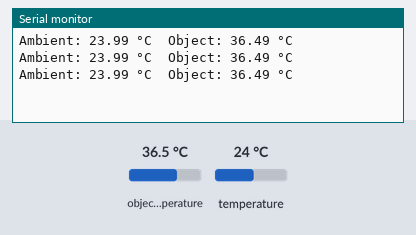
Simulated run of this sketch. Board: ESP32. Parts: the last lines printed to the serial monitor. Inputs (shaded band) come from the test bench; at power-on: object temperature 36.5 °C, temperature 24 °C.

Above: at 1.3 s.
1.4 s: object temperature set to 20 °C
At 1.9 s:
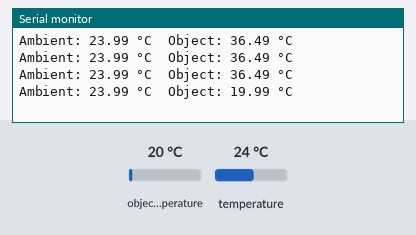
2.9 s: temperature set to 12 °C
At 3.4 s:
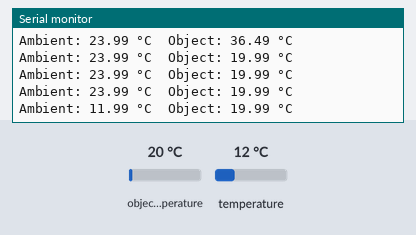
4.4 s: object temperature set to 26 °C
At 4.9 s:
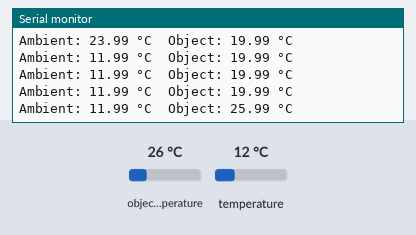
Timing chart, 0 to 7.4 s (numbered marks = the images above; inputs shaded):
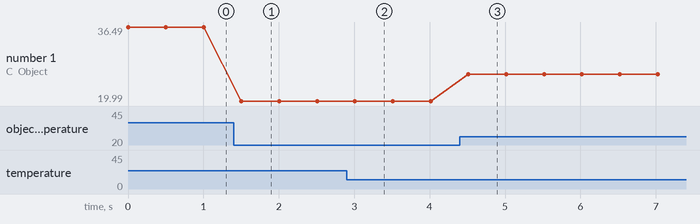

Measured:
- after the input at 1.4 s, the serial monitor: prints a new line after 0.11 s (image 1)
- after the input at 2.9 s, the serial monitor: prints a new line after 0.11 s (image 2)
- after the input at 4.4 s, the serial monitor: prints a new line after 0.11 s (image 3)
- plotted number 1: 36.49 → 19.99 after the input at 1.4 s, 19.99 → 25.99 after the input at 4.4 s

The sketch:

MLX90614_demoFinds_ambientAndObjectTemp.ino
```cpp
#include <Wire.h>
#include <Adafruit_MLX90614.h>

Adafruit_MLX90614 mlx = Adafruit_MLX90614();

void setup() {
  Serial.begin(115200);

  Wire.begin(21, 22); // SDA, SCL for ESP32

  if (!mlx.begin()) {
    Serial.println("Sensor not found!");
    while (1);
  }
}

void loop() {
  Serial.print("Ambient: ");
  Serial.print(mlx.readAmbientTempC());
  Serial.print(" °C  Object: ");
  Serial.print(mlx.readObjectTempC());
  Serial.println(" °C");

  delay(500);
}
```
